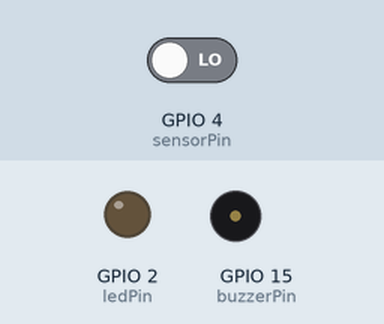
This sketch was run on a simulated ESP32. Parts: output pins drawn as LEDs (lit = HIGH), buzzer (waves = sounding). Inputs (shaded band) come from the test bench; at power-on: GPIO 4 (sensorPin) LOW. WiFi joins after 1.5 s; servers stay silent unless stated; no MQTT or app messages arrive unless stated.

Above: at 2.7 s.
2.8 s: GPIO 4 (sensorPin) driven HIGH
At 4.1 s:
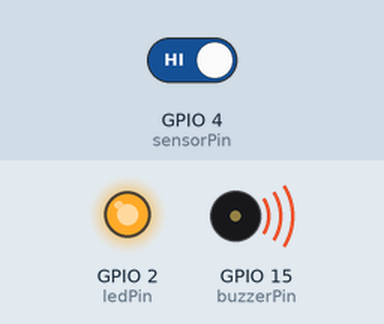
5.0 s: GPIO 4 (sensorPin) driven LOW
At 6.9 s:
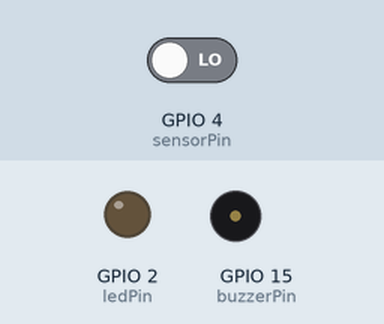
Timing chart, 0 to 8.4 s (numbered marks = the images above; inputs shaded):
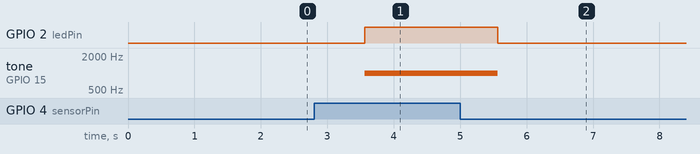

The sketch:

codigo.ino
```cpp
#include <WiFi.h>
#include <PubSubClient.h>

// ===== WIFI =====
const char* ssid = "SEU_WIFI";
const char* password = "SUA_SENHA";

// ===== MQTT =====
const char* mqtt_server = "broker.hivemq.com";

WiFiClient espClient;
PubSubClient client(espClient);

// ===== PINOS =====
const int sensorPin = 4;
const int ledPin = 2;
const int buzzerPin = 15;

void setup_wifi() {
  delay(10);

  WiFi.begin(ssid, password);

  while (WiFi.status() != WL_CONNECTED) {
    delay(500);
  }
}

void reconnect() {
  while (!client.connected()) {
    if (client.connect("ESP32_Postura")) {
      break;
    }
    delay(5000);
  }
}

void setup() {

  Serial.begin(115200);

  pinMode(sensorPin, INPUT);
  pinMode(ledPin, OUTPUT);
  pinMode(buzzerPin, OUTPUT);

  setup_wifi();

  client.setServer(mqtt_server, 1883);
}

void loop() {

  if (!client.connected()) {
    reconnect();
  }

  client.loop();

  int estadoSensor = digitalRead(sensorPin);

  if (estadoSensor == HIGH) {

    digitalWrite(ledPin, HIGH);
    tone(buzzerPin, 1000);

    client.publish(
      "cadeira/postura",
      "POSTURA_INCORRETA"
    );

  } else {

    digitalWrite(ledPin, LOW);
    noTone(buzzerPin);

    client.publish(
      "cadeira/postura",
      "POSTURA_CORRETA"
    );
  }

  delay(1000);
}
```

Measured:
- after the input at 2.8 s, GPIO 2 (ledPin): LOW → HIGH after 0.76 s; tone on GPIO 15 (buzzerPin): silent → 1000 Hz after 0.76 s
- after the input at 5.0 s, GPIO 2 (ledPin): HIGH → LOW after 0.57 s; tone on GPIO 15 (buzzerPin): 1000 Hz → silent after 0.57 s
